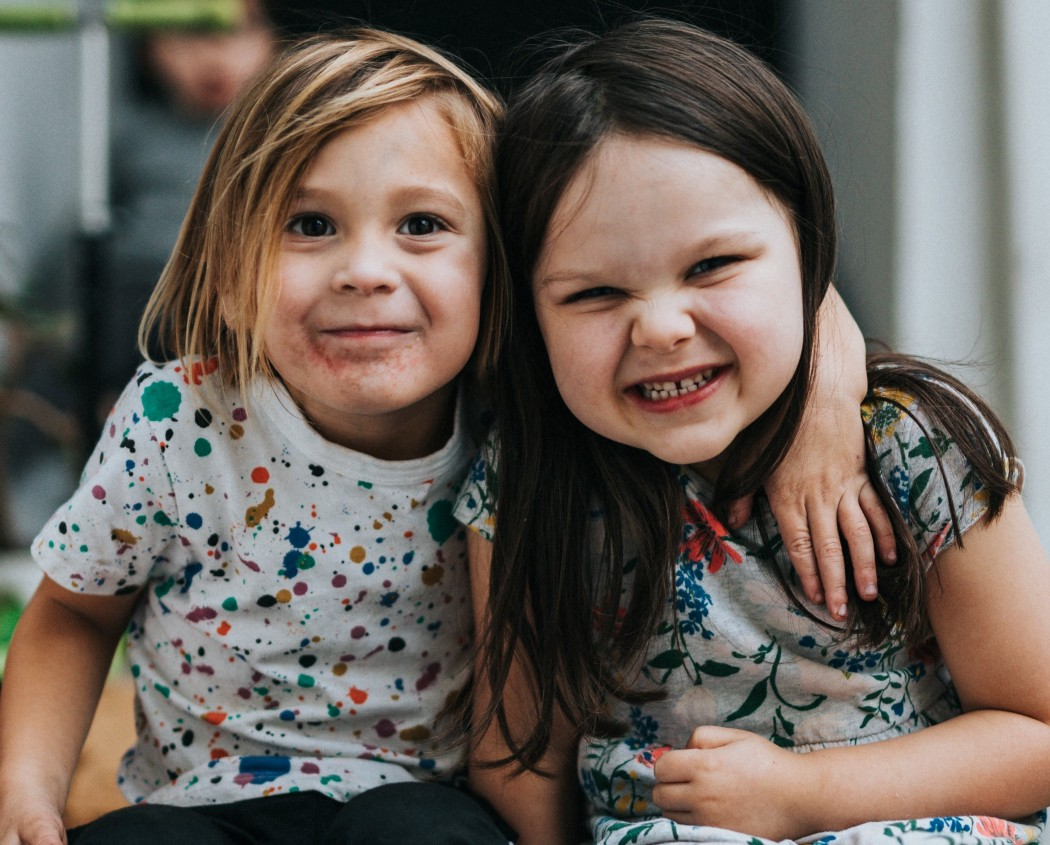
#> input picture test.jpeg, 1050 x 845 px
$ python opencv-test.py
#> lines starting #> are read from the running program, lines starting #| are printed output that depends on the picture; after the words box and inside, x2 and y2 are one past the last pixel; in counts of white or black regions, pixels touching at a corner belong together
import cv2

import numpy as np
# load the input image
path = 'c:/users/budik/PycharmProjects/pythonProject1/test.jpeg'
img = cv2.imread('test.jpeg')
#> img is the input picture: shape (845, 1050, 3); mean B, G, R 91.2, 98.7, 108.1

# Converting the image into grayscale
gray = cv2.cvtColor(img, cv2.COLOR_BGR2GRAY)
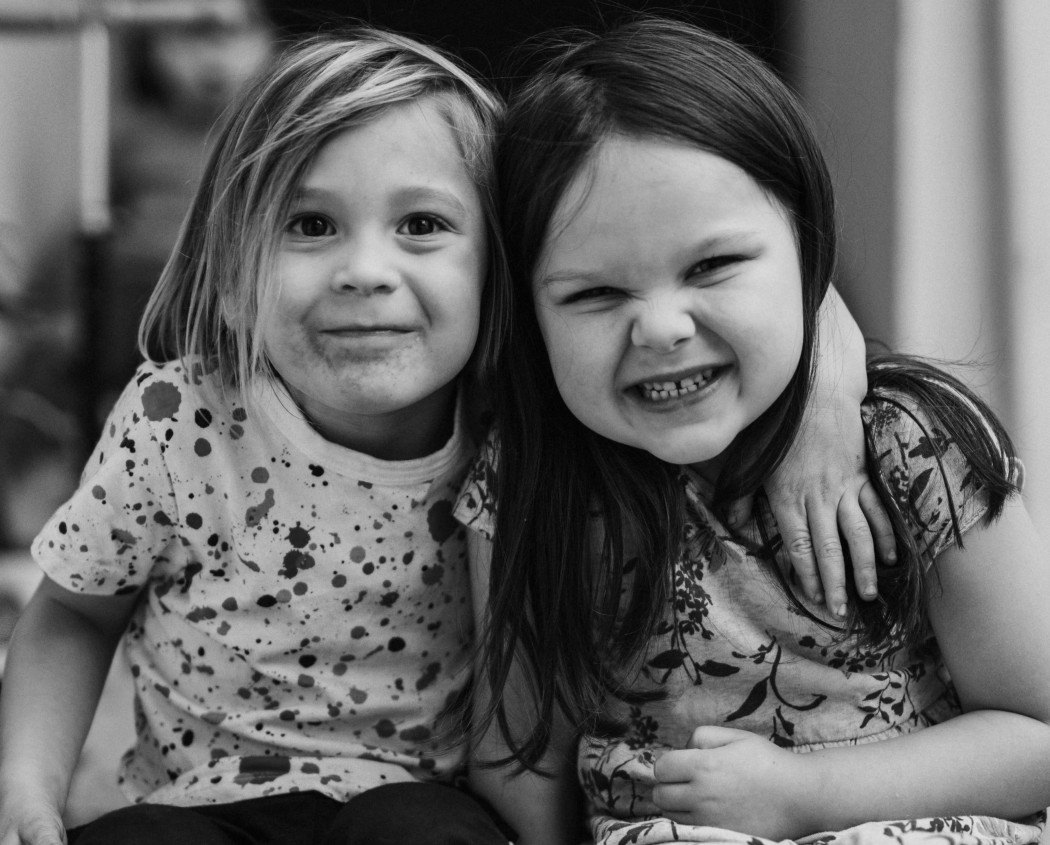
#> gray: shape (845, 1050); min 1, max 228, mean 100.6

# Loading the cascade
cascade_faces = cv2.CascadeClassifier('haarcascade_frontalface_default.xml')
#
# # Detecting faces
faces = cascade_faces.detectMultiScale(gray, 1.1, 4)
#> faces = [[610, 669, 74, 74], [234, 113, 293, 293], [519, 153, 312, 312]]
#
# # Drawing rectangle around the detected faces
for (x, y, w, h) in faces:
    cv2.rectangle(img, (x, y), (x + w, y + h), (255, 0, 0), 2)
#> this loop made 3 passes
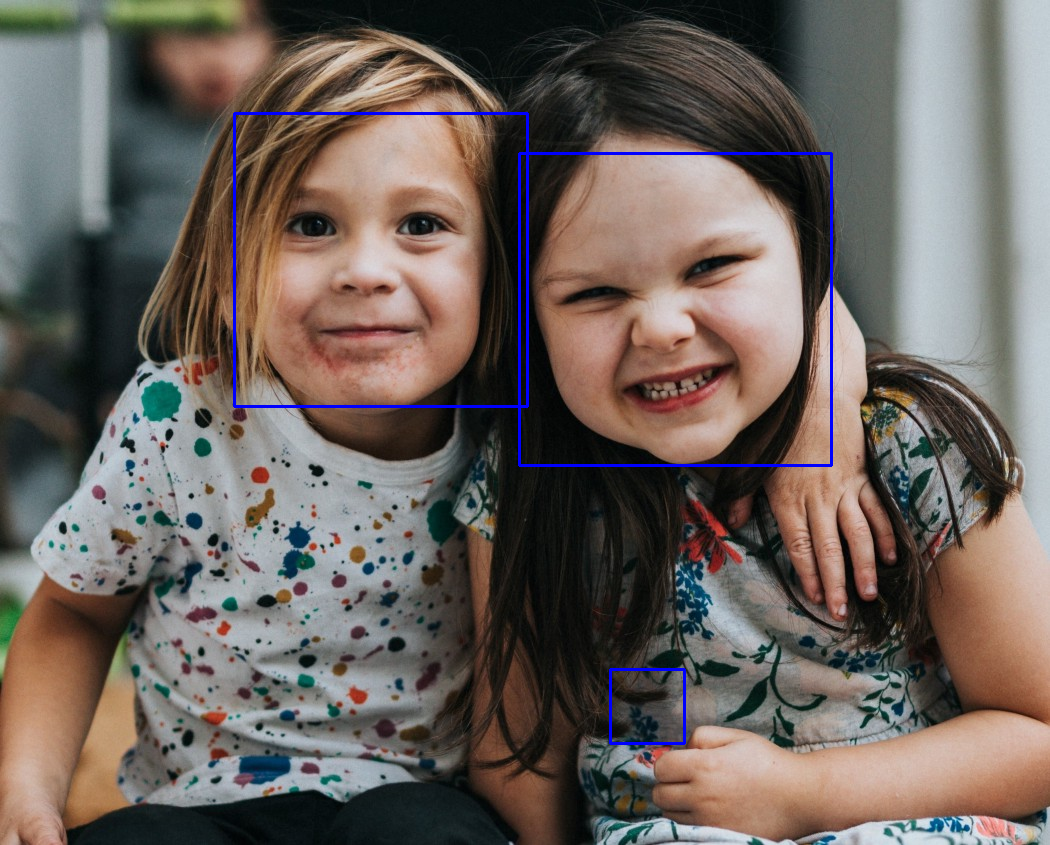
#> img: shape (845, 1050, 3); 0.91% of pixels changed, all inside (x1, y1, x2, y2) = (233, 112, 833, 745)
#
# # Display the output
cv2.imshow('img', img)
cv2.waitKey()
